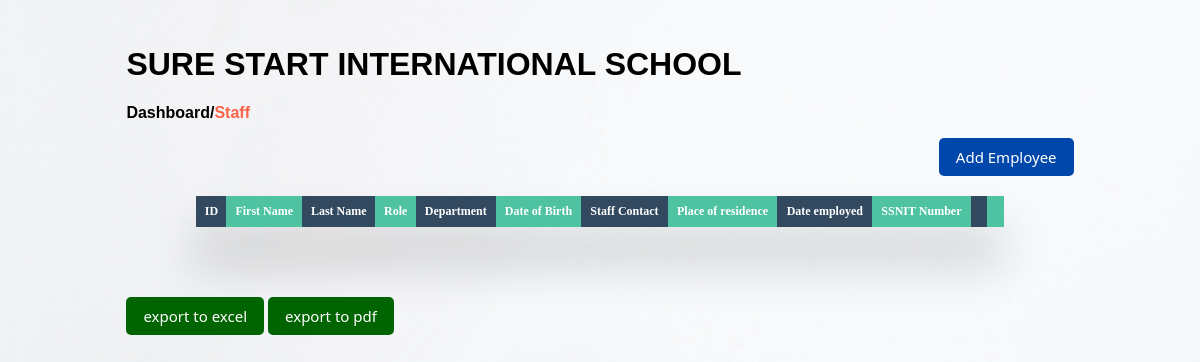
/dashboard/staff, run on an earlier commit of the app's database.
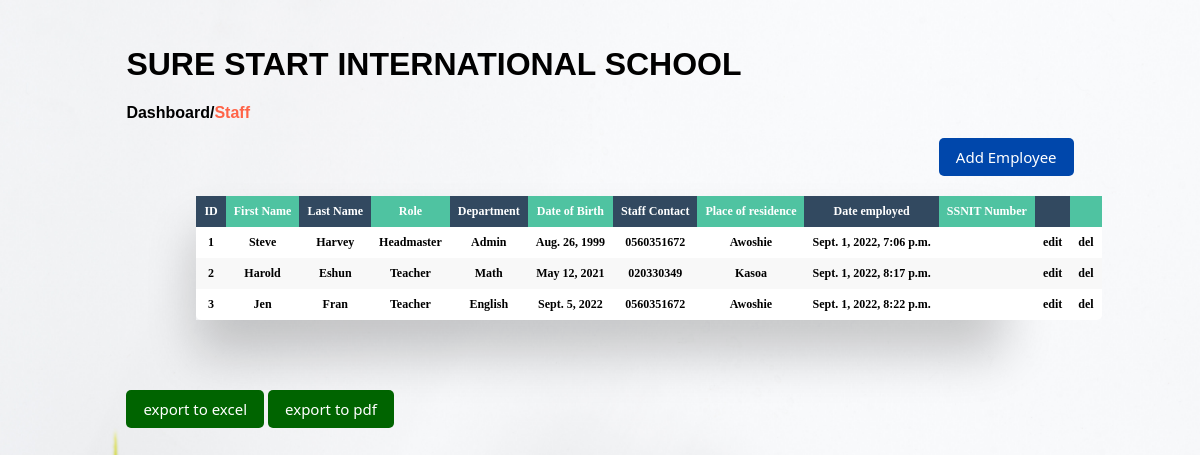
And on a later commit of the database.
### staff/models.py (models this page shows, shortened)
class Staff(models.Model):
    staff_id = models.AutoField(primary_key=True)
    first_name = models.CharField(max_length=255)
    last_name = models.CharField(max_length=255)
    role = models.CharField(max_length=100, blank=True)
    department = models.CharField(max_length=200, blank=True)
    date_of_birth = models.DateField()
    staff_contact = models.CharField(max_length=255, blank=True)
    place_of_residence = models.CharField(max_length=255, blank=True)
    ssnit_number = models.CharField(max_length=255, blank=True)
    date_employed = models.DateTimeField(auto_now_add=True, blank=True, null=True)

### staff/views.py (the view)
# urls.py: path('dashboard/staff',staff_list_and_create,name='staff'),
def staff_list_and_create(request):
    form = StaffCreationForm(request.POST or None)
    if request.method == 'POST' and form.is_valid():
        form.save()
    objects = Staff.objects.all()
    return render(request, 'staff_list.html', {'objects': objects, 'form': form})

### templates/staff_list.html (shortened to what this page needs)
{% extends 'base.html' %}
{% block content %}
<div class="dashboard-container">
    <div class="top-nav">
        <h1><a href="{% url 'dashboard' %}">SURE START INTERNATIONAL SCHOOL</a></h1>
        <p><a href="{% url 'dashboard' %}">Dashboard</a>/<a href="{% url 'staff' %}" class="active-link">Staff</a></p>
    </div>
    <div class="add-div">
        <a href="#" id="modal-btn"><button class="btn-primary btn-primary-wd">Add Employee</button></a>
    </div>
    <div class="table-wrapper" id="student_table_div">
        <table class="fl-table" id="table2excel">
            <thead>
                <tr>
                    <th>ID</th>
                    <th>First Name</th>
                    <th>Last Name</th>
                    <th>Role</th>
                    <th>Department</th>
                    <th>Date of Birth</th>
                    <th>Staff Contact</th>
                    <th>Place of residence</th>
                    <th>Date employed</th>
                    <th>SSNIT Number</th>
                    <th class="excludeThisClass"></th>
                    <th class="excludeThisClass"></th>
                </tr>
            </thead>
            <tbody>
                {% for staff in objects %}
                    <tr>
                        <th>{{ staff.staff_id }}</th>
                        <th>{{ staff.first_name }}</th>
                        <th>{{ staff.last_name }}</th>
                        <th>{{ staff.role }}</th>
                        <th>{{ staff.department }}</th>
                        <th>{{ staff.date_of_birth }}</th>
                        <th>{{ staff.staff_contact }}</th>
                        <th>{{ staff.place_of_residence }}</th>
                        <th>{{ staff.date_employed }}</th>
                        <th>{{ staff.ssnit_number }}</th>
                        <th class="excludeThisClass"><a href="{% url 'staff_edit' staff.pk %}">edit</a></th>
                        <th class="excludeThisClass"><a href="{% url 'staff_delete' staff.pk %}">del</a></th>
                    </tr>
                {% endfor %}
            </tbody>
        </table>
    </div>
    <button id="btnExport_excel" class="btn-primary btn-primary-wd info-btn-1">export to excel</button>
    <button id="btnExport_pdf"  class="btn-primary btn-primary-wd info-btn-1">export to pdf</button>
</div>
{% endblock content %}

### templates/base.html (shortened to what this page needs)
{% load static %}
<html lang="en">
<head>
    <link href="{% static 'css/base.css' %}" rel="stylesheet">
    <link rel="stylesheet" href="{% static 'css/font-awesome.min.css' %}" />
</head>
<body>
    <main>
        {% block content %}
        {% endblock content %}
    </main>
</body>
</html>

### static/css/base.css (style rules this page uses)
html { box-sizing: border-box; overflow-y: scroll; }
body { background-image: url(../img/school-bg.jpg); background-repeat: no-repeat; background-size: cover; background-position: center; overflow-y: scroll; }
a { text-decoration: none; color: black }
.btn-primary { padding: 8px 16px; background-color: #0047AB; color: white; font-size: 15px; font-family: 'Segoe UI', Tahoma, Geneva, Verdana, sans-serif; margin-top: 3%; border-radius: 5px; cursor: pointer; transition: 0.7s ease-in-out; border: 1px solid transparent; }
.dashboard-container { max-width: 80%; height: 100%; margin: 0 auto; }
.dashboard-container h1 { font-family: 'Trebuchet MS', 'Lucida Sans Unicode', 'Lucida Grande', 'Lucida Sans', Arial, sans-serif; padding: 4% 0 0 0; }
.top-nav p { font-family: 'Gill Sans', 'Gill Sans MT', Calibri, 'Trebuchet MS', sans-serif; font-weight: 700; cursor: pointer; }
.active-link { color: tomato; }
.btn-primary-wd { margin: 0% 0 1% 0 !important; }
.add-div { text-align: right; }
* { box-sizing: border-box; -webkit-box-sizing: border-box; -moz-box-sizing: border-box; }
.table-wrapper { margin: 10px 70px 70px; box-shadow: 0px 35px 50px rgba( 0, 0, 0, 0.2 ); }
.fl-table { border-radius: 5px; font-size: 12px; font-weight: normal; border: none; border-collapse: collapse; width: 100%; max-width: 100%; white-space: nowrap; background-color: white; }
.fl-table td, .fl-table th { text-align: center; padding: 8px; }
.fl-table thead th { color: #ffffff; background: #4FC3A1; }
.fl-table thead th:nth-child(odd) { color: #ffffff; background: #324960; }
.fl-table tr:nth-child(even) { background: #F8F8F8; }
.info-btn-1 { background-color:darkgreen }

What changed in the data, as far as the page shows it:
added Staff: staff_id "1", first_name "Steve", last_name "Harvey", role "Headmaster", department "Admin", date_of_birth "Aug. 26, 1999", staff_contact "0560351672", place_of_residence "Awoshie", date_employed "Sept. 1, 2022, 7:06 p.m."
added Staff: staff_id "2", first_name "Harold", last_name "Eshun", role "Teacher", department "Math", date_of_birth "May 12, 2021", staff_contact "020330349", place_of_residence "Kasoa", date_employed "Sept. 1, 2022, 8:17 p.m."
added Staff: staff_id "3", first_name "Jen", last_name "Fran", role "Teacher", department "English", date_of_birth "Sept. 5, 2022", staff_contact "0560351672", place_of_residence "Awoshie", date_employed "Sept. 1, 2022, 8:22 p.m."
